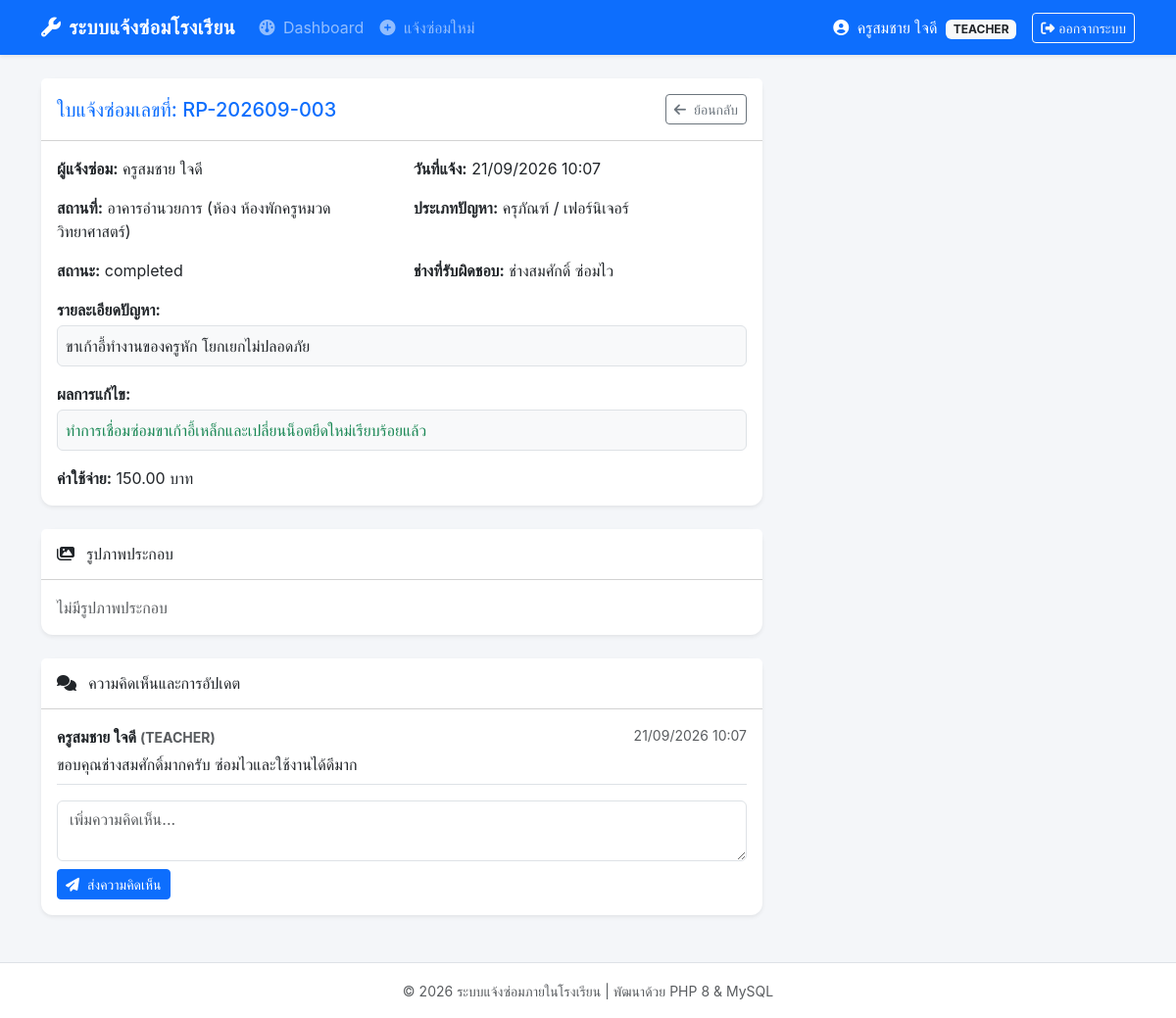
Screenshot of /view_request.php?id=3 (signed in) with the database file from the repository.
### tables this page shows
CREATE TABLE IF NOT EXISTS `repair_requests` (
  `id` INT AUTO_INCREMENT PRIMARY KEY,
  `request_no` VARCHAR(30) NOT NULL UNIQUE,
  `user_id` INT NOT NULL,
  `building` VARCHAR(100) NOT NULL,
  `room` VARCHAR(50) NOT NULL,
  `problem_type` ENUM('electrical', 'furniture', 'computer', 'aircon', 'other') NOT NULL,
  `description` TEXT NOT NULL,
  `urgency` ENUM('low', 'medium', 'high') DEFAULT 'medium',
  `status` ENUM('pending', 'accepted', 'in_progress', 'completed') DEFAULT 'pending',
  `assigned_to` INT DEFAULT NULL,
  `due_date` DATE DEFAULT NULL,
  `completion_date` DATE DEFAULT NULL,
  `cost` DECIMAL(10,2) DEFAULT NULL,
  `result` TEXT DEFAULT NULL,
  `created_at` TIMESTAMP DEFAULT CURRENT_TIMESTAMP,
  FOREIGN KEY (`user_id`) REFERENCES `users`(`id`) ON DELETE CASCADE,
  FOREIGN KEY (`assigned_to`) REFERENCES `users`(`id`) ON DELETE SET NULL
);

CREATE TABLE IF NOT EXISTS `users` (
  `id` INT AUTO_INCREMENT PRIMARY KEY,
  `username` VARCHAR(50) NOT NULL UNIQUE,
  `password` VARCHAR(255) NOT NULL,
  `fullname` VARCHAR(100) NOT NULL,
  `role` ENUM('admin', 'teacher', 'technician') NOT NULL DEFAULT 'teacher',
  `email` VARCHAR(100) DEFAULT NULL,
  `created_at` TIMESTAMP DEFAULT CURRENT_TIMESTAMP
);

CREATE TABLE IF NOT EXISTS `comments` (
  `id` INT AUTO_INCREMENT PRIMARY KEY,
  `repair_id` INT NOT NULL,
  `user_id` INT NOT NULL,
  `comment` TEXT NOT NULL,
  `created_at` TIMESTAMP DEFAULT CURRENT_TIMESTAMP,
  FOREIGN KEY (`repair_id`) REFERENCES `repair_requests`(`id`) ON DELETE CASCADE,
  FOREIGN KEY (`user_id`) REFERENCES `users`(`id`) ON DELETE CASCADE
);

### view_request.php (the view, shortened to what this page needs)
<?php
require_once 'includes/header.php';
$id = (int)($_GET['id'] ?? 0);
$pdo = Database::getInstance();
$stmt = $pdo->prepare("
    SELECT r.*, u.fullname AS reporter_name, t.fullname AS tech_name
    FROM repair_requests r
    JOIN users u ON r.user_id = u.id
    LEFT JOIN users t ON r.assigned_to = t.id
    WHERE r.id = :id
");
$stmt->execute(['id' => $id]);
$req = $stmt->fetch();
$imagesStmt = $pdo->prepare("SELECT * FROM repair_images WHERE repair_id = :rid");
$imagesStmt->execute(['rid' => $id]);
$images = $imagesStmt->fetchAll();
$commentsStmt = $pdo->prepare("
    SELECT c.*, u.fullname, u.role
    FROM comments c
    JOIN users u ON c.user_id = u.id
    WHERE c.repair_id = :rid
    ORDER BY c.created_at ASC
");
$commentsStmt->execute(['rid' => $id]);
$comments = $commentsStmt->fetchAll();
?>
<div class="row">
    <div class="col-md-8 mb-4">
        <div class="card shadow-sm mb-4">
            <div class="card-header bg-white d-flex justify-content-between align-items-center py-3">
                <h5 class="mb-0 text-primary">ใบแจ้งซ่อมเลขที่: <?= htmlspecialchars($req['request_no']) ?></h5>
                <a href="index.php" class="btn btn-outline-secondary btn-sm"><i class="fa-solid fa-arrow-left me-1"></i> ย้อนกลับ</a>
            </div>
            <div class="card-body">
                <div class="row mb-3">
                    <div class="col-md-6"><strong>ผู้แจ้งซ่อม:</strong> <?= htmlspecialchars($req['reporter_name']) ?></div>
                    <div class="col-md-6"><strong>วันที่แจ้ง:</strong> <?= date('d/m/Y H:i', strtotime($req['created_at'])) ?></div>
                </div>
                <div class="row mb-3">
                    <div class="col-md-6"><strong>สถานที่:</strong> <?= htmlspecialchars($req['building'] . ' (ห้อง ' . $req['room'] . ')') ?></div>
                    <div class="col-md-6">
                        <strong>ประเภทปัญหา:</strong>
                        <?php
                        $problemTypes = [
                            'electrical' => 'ระบบไฟฟ้า',
                            'furniture'  => 'ครุภัณฑ์ / เฟอร์นิเจอร์',
                            'computer'   => 'ระบบคอมพิวเตอร์ / เครือข่าย',
                            'aircon'     => 'เครื่องปรับอากาศ',
                            'other'      => 'อื่นๆ'
                        ];
                        echo htmlspecialchars($problemTypes[$req['problem_type']] ?? $req['problem_type']);
                        ?>
                    </div>
                </div>
                <div class="row mb-3">
                    <div class="col-md-6">
                        <strong>สถานะ:</strong>
                        <?php
                        $statusBadges = [
                            'pending'     => '<span class="badge bg-warning text-dark">รอรับเรื่อง</span>',
                            'accepted'    => '<span class="badge bg-info">รับเรื่องแล้ว</span>',
                            'in_progress' => '<span class="badge bg-primary">กำลังดำเนินการ</span>',
                            'completed'   => '<span class="badge bg-success">เสร็จสมบูรณ์</span>'
                        ];
                        echo $statusBadges[$req['status']] ?? htmlspecialchars($req['status']);
                        ?>
                    </div>
                    <div class="col-md-6"><strong>ช่างที่รับผิดชอบ:</strong> <?= htmlspecialchars($req['tech_name'] ?? 'ยังไม่กำหนด') ?></div>
                </div>
                <div class="mb-3">
                    <strong>รายละเอียดปัญหา:</strong>
                    <p class="border p-2 rounded bg-light mt-1"><?= nl2br(htmlspecialchars($req['description'])) ?></p>
                </div>
                <?php if (!empty($req['result'])): ?>
                <div class="mb-3">
                    <strong>ผลการแก้ไข:</strong>
                    <p class="border p-2 rounded bg-light mt-1 text-success"><?= nl2br(htmlspecialchars($req['result'])) ?></p>
                </div>
                <?php endif; ?>
                <?php if ($req['cost'] !== null): ?>
                <div><strong>ค่าใช้จ่าย:</strong> <?= number_format($req['cost'], 2) ?> บาท</div>
                <?php endif; ?>
            </div>
        </div>
        <div class="card shadow-sm mb-4">
            <div class="card-header bg-white py-3">
                <h6 class="mb-0"><i class="fa-solid fa-images me-2"></i> รูปภาพประกอบ</h6>
            </div>
            <div class="card-body">
                <div class="row g-3">
                    <?php if (count($images) > 0): ?>
                        <?php foreach ($images as $img): ?>
                            <div class="col-md-4 text-center">
                                <img src="<?= htmlspecialchars($img['image_path']) ?>" class="repair-img border mb-1" alt="รูปประกอบ">
                                <span class="badge <?= $img['image_type'] === 'before' ? 'bg-danger' : 'bg-success' ?>">
                                    <?= $img['image_type'] === 'before' ? 'ก่อนซ่อม' : 'หลังซ่อม' ?>
                                </span>
                            </div>
                        <?php endforeach; ?>
                    <?php else: ?>
                        <p class="text-muted mb-0">ไม่มีรูปภาพประกอบ</p>
                    <?php endif; ?>
                </div>
            </div>
        </div>
        <div class="card shadow-sm">
            <div class="card-header bg-white py-3">
                <h6 class="mb-0"><i class="fa-solid fa-comments me-2"></i> ความคิดเห็นและการอัปเดต</h6>
            </div>
            <div class="card-body">
                <?php foreach ($comments as $c): ?>
                    <div class="border-bottom pb-2 mb-2">
                        <div class="d-flex justify-content-between">
                            <strong><?= htmlspecialchars($c['fullname']) ?> <small class="text-muted">(<?= strtoupper($c['role']) ?>)</small></strong>
                            <small class="text-muted"><?= date('d/m/Y H:i', strtotime($c['created_at'])) ?></small>
                        </div>
                        <p class="mb-0 mt-1"><?= nl2br(htmlspecialchars($c['comment'])) ?></p>
                    </div>
                <?php endforeach; ?>
                <form action="view_request.php?id=<?= $id ?>" method="POST" class="mt-3">
                    <div class="mb-2">
                        <textarea name="comment" class="form-control" rows="2" placeholder="เพิ่มความคิดเห็น..." required></textarea>
                    </div>
                    <button type="submit" class="btn btn-sm btn-primary"><i class="fa-solid fa-paper-plane me-1"></i> ส่งความคิดเห็น</button>
                </form>
            </div>
        </div>
    </div>
    <div class="col-md-4">
    </div>
</div>
<?php require_once 'includes/footer.php'; ?>

### assets/css/style.css (style rules this page uses)
body { background-color: #f4f6f9; font-family: 'Sarabun', -apple-system, BlinkMacSystemFont, "Segoe UI", Roboto, sans-serif; }
.card { border: none; border-radius: 12px; box-shadow: 0 4px 6px rgba(0, 0, 0, 0.05); }

### rows the page displays
repair_requests: request_no "RP-202609-003", user.fullname "ครูสมชาย ใจดี", created_at "21/09/2026 10:07", building+room "อาคารอำนวยการ (ห้อง ห้องพักครูหมวดวิทยาศาสตร์)", problem_type "ครุภัณฑ์ / เฟอร์นิเจอร์", status "completed", assigned_to.fullname "ช่างสมศักดิ์ ซ่อมไว", description "ขาเก้าอี้ทำงานของครูหัก โยกเยกไม่ปลอดภัย", result "ทำการเชื่อมซ่อมขาเก้าอี้เหล็กและเปลี่ยนน็อตยึดใหม่เรียบร้อยแล้ว", cost "150.00"
comments: user.fullname "ครูสมชาย ใจดี", user.role "TEACHER", created_at "21/09/2026 10:07", comment "ขอบคุณช่างสมศักดิ์มากครับ ซ่อมไวและใช้งานได้ดีมาก"

### other values shown
$user['fullname'] "ครูสมชาย ใจดี"
$user['role'] "TEACHER"
